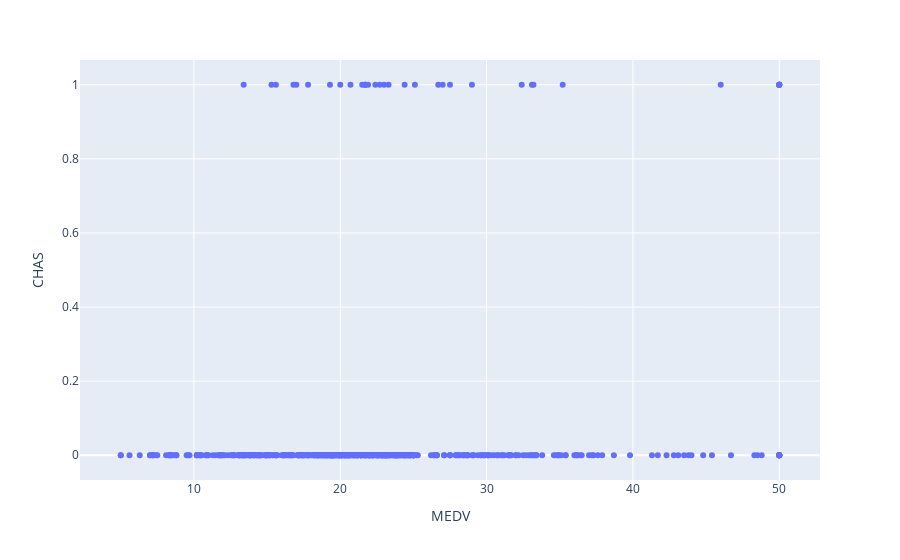

Source (notebook cell):
### Markdown cell above
#### Median value of owner-occupied homes vs NOX: nitric oxides concentration (parts per 10 million)

### Code cell
px.scatter(housing_df, x = "MEDV" , y = "CHAS")

### Figure 1 — Plotly figure (JSON) as saved in the notebook; plotly's stock layout.template omitted (floating-point values rounded to 4 significant figures; data arrays with more than 128 entries replaced by an {"elided": "..."} marker saying what was removed)
{"data": [{"hovertemplate": "MEDV=%{x}<br>CHAS=%{y}<extra></extra>", "legendgroup": "", "marker": {"color": "#636efa", "symbol": "circle"}, "mode": "markers", "name": "", "orientation": "v", "showlegend": false, "type": "scatter", "x": {"elided": "506 float values"}, "xaxis": "x", "y": {"elided": "506 int values"}, "yaxis": "y"}], "layout": {"legend": {"tracegroupgap": 0}, "margin": {"t": 60}, "xaxis": {"anchor": "y", "domain": [0, 1], "title": {"text": "MEDV"}}, "yaxis": {"anchor": "x", "domain": [0, 1], "title": {"text": "CHAS"}}}}
